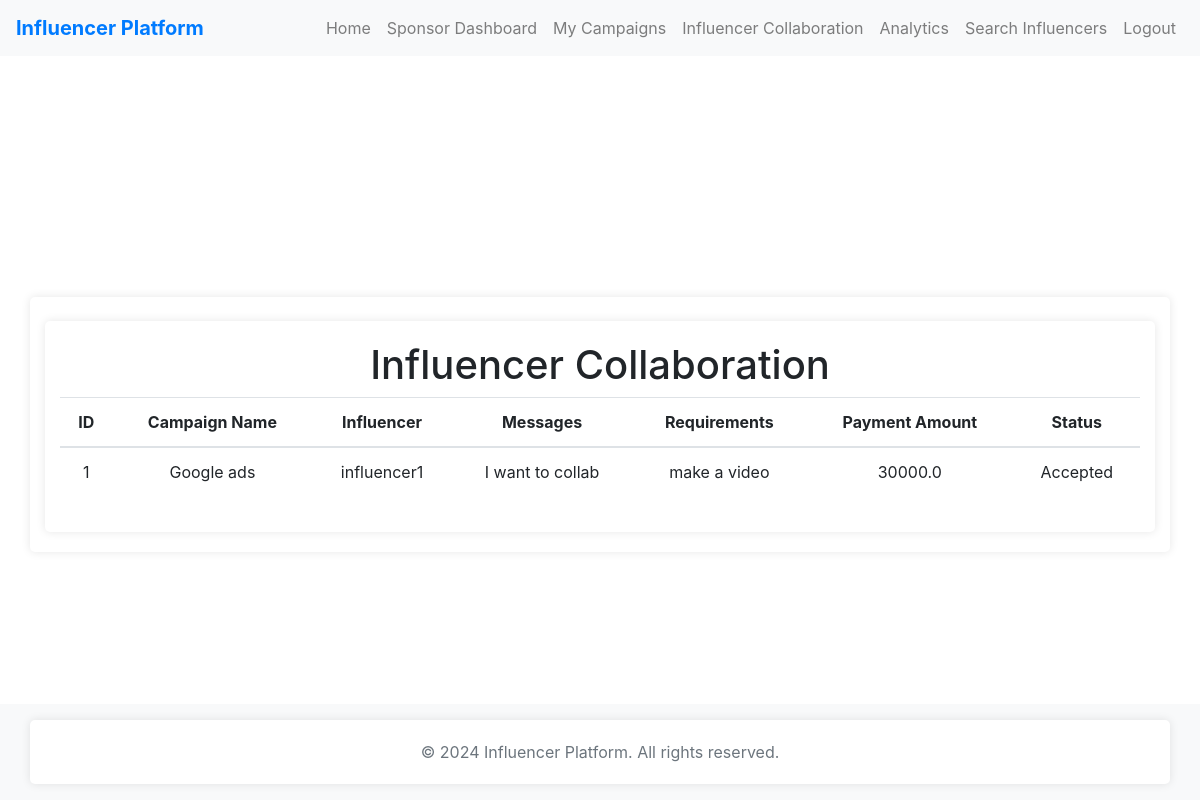
The app's page /sponsor/influencer_collaboration (signed in) with its own data.
### app.py (models this page shows, shortened)
class AdRequest(db.Model):
    id = db.Column(db.Integer, primary_key=True)
    campaign_id = db.Column(db.Integer, ForeignKey('campaign.id'))
    influencer_id = db.Column(db.Integer, ForeignKey('user.id'))
    messages = db.Column(db.Text)
    requirements = db.Column(db.Text)
    payment_amount = db.Column(db.Float)
    status = db.Column(db.String(50))  # Pending, Accepted, Rejected
    campaign = relationship('Campaign', backref=db.backref('ad_requests', lazy=True))
    influencer = relationship('User', foreign_keys=[influencer_id])

class Campaign(db.Model):
    id = db.Column(db.Integer, primary_key=True)
    name = db.Column(db.String(100), nullable=False)
    description = db.Column(db.Text, nullable=False)
    start_date = db.Column(db.Date)
    end_date = db.Column(db.Date)
    budget = db.Column(db.Float)
    visibility = db.Column(db.Boolean)  # Public or Private
    sponsor_id = db.Column(db.Integer, ForeignKey('user.id'))
    sponsor = relationship('User', foreign_keys=[sponsor_id])
    niche = db.Column(db.String(100))  # New field for categorization

class User(db.Model):
    id = db.Column(db.Integer, primary_key=True)
    username = db.Column(db.String(100), unique=True, nullable=False)
    password = db.Column(db.String(100), nullable=False)
    role = db.Column(db.String(50), nullable=False)  # Admin, Sponsor, Influencer
    niche = db.Column(db.String(100))  # Niche for influencers
    reach = db.Column(db.Integer)  # Reach for influencers
    flagged = db.Column(db.Boolean, default=False)  # Flagged status

### app.py (the view)
@app.route('/sponsor/influencer_collaboration')
def influencer_collaboration():
    if 'username' in session and session['role'] == 'Sponsor':
        sponsor_id = session['user_id']
        ad_requests = AdRequest.query.join(Campaign).filter(Campaign.sponsor_id == sponsor_id).all()
        return render_template('influencer_collaboration.html', ad_requests=ad_requests)
    else:
        flash('Unauthorized access. Please log in as Sponsor.', 'danger')
        return redirect(url_for('login'))

### templates/influencer_collaboration.html (shortened to what this page needs)
{% extends 'base.html' %}
{% block content %}
<div class="container">
    <h1>Influencer Collaboration</h1>
    <table class="table">
        <thead>
            <tr>
                <th>ID</th>
                <th>Campaign Name</th>
                <th>Influencer</th>
                <th>Messages</th>
                <th>Requirements</th>
                <th>Payment Amount</th>
                <th>Status</th>
            </tr>
        </thead>
        <tbody>
            {% for ad_request in ad_requests %}
            <tr>
                <td>{{ ad_request.id }}</td>
                <td>{{ ad_request.campaign.name }}</td>
                <td>{{ ad_request.influencer.username }}</td>
                <td>{{ ad_request.messages }}</td>
                <td>{{ ad_request.requirements }}</td>
                <td>{{ ad_request.payment_amount }}</td>
                <td>{{ ad_request.status }}</td>
            </tr>
            {% endfor %}
        </tbody>
    </table>
</div>
{% endblock %}

### static/style.css (style rules this page uses)
body { font-family: Arial, sans-serif; background-color: #f7f7f7; margin: 0; padding: 0; display: flex; justify-content: center; align-items: center; height: 100vh; }
.container { background-color: #fff; padding: 20px; border-radius: 5px; box-shadow: 0 0 10px rgba(0, 0, 0, 0.1); width: 300px; text-align: center; }
body { font-family: 'Helvetica Neue', Helvetica, Arial, sans-serif; }

### records on screen
AdRequest: id "1", campaign.name "Google ads", influencer.username "influencer1", messages "I want to collab", requirements "make a video", payment_amount "30000.0", status "Accepted"
